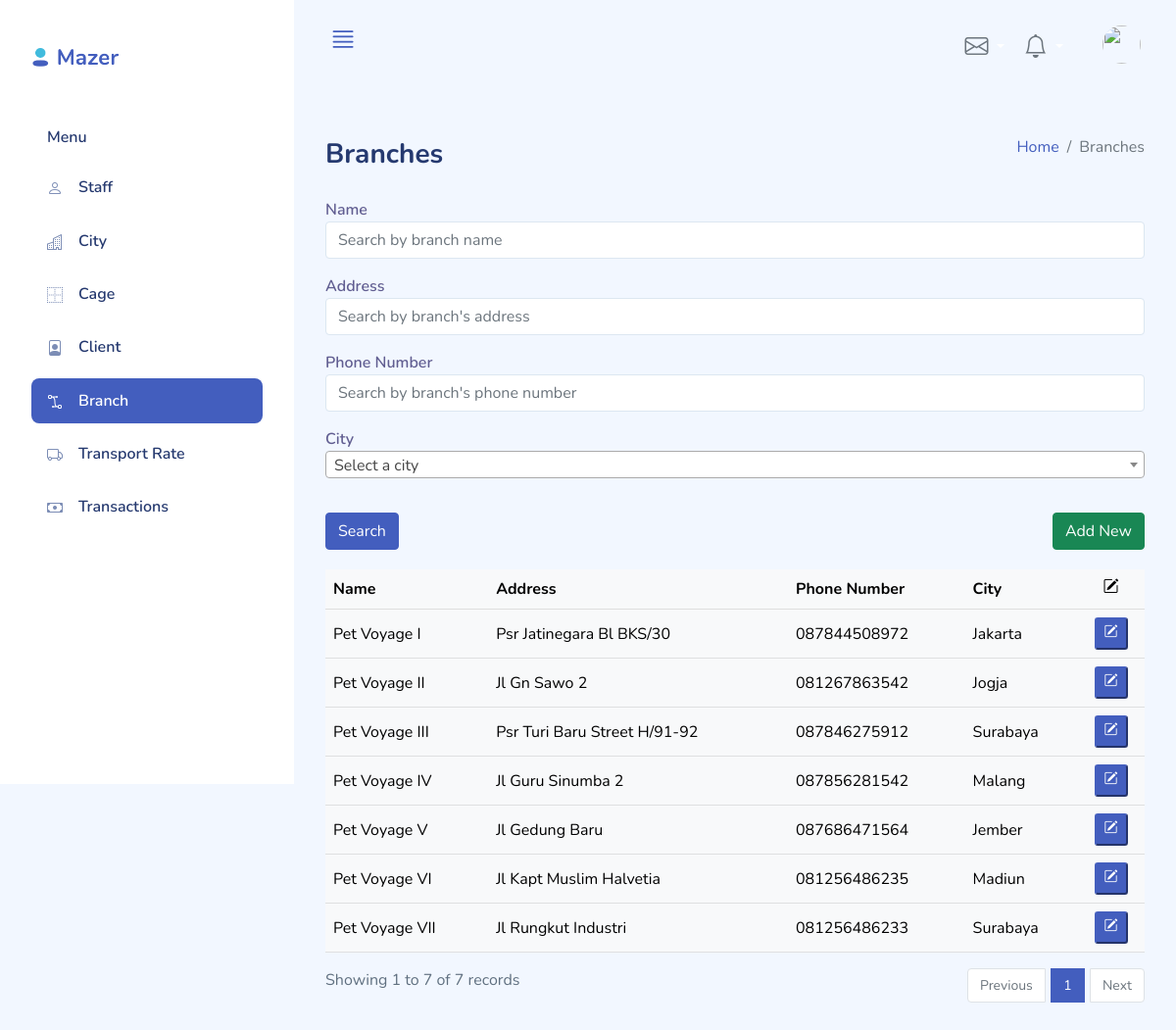
Page /index.php?page=branches_list (signed in) on the committed database.
### tables this page shows
CREATE TABLE `branch` (
  `Id` int(11) NOT NULL,
  `Name` varchar(45) NOT NULL,
  `Address` varchar(200) NOT NULL,
  `PhoneNumber` varchar(45) NOT NULL,
  `CityId` smallint(5) unsigned NOT NULL,
  `LastUpdateTime` timestamp NOT NULL DEFAULT current_timestamp(),
  `LastModifier` varchar(50) DEFAULT NULL,
  PRIMARY KEY (`Id`),
  KEY `fk_Branch_City1_idx` (`CityId`),
  KEY `fk_Branch_Staff1_idx` (`LastModifier`),
  CONSTRAINT `fk_Branch_City1` FOREIGN KEY (`CityId`) REFERENCES `city` (`Id`) ON DELETE NO ACTION ON UPDATE NO ACTION,
  CONSTRAINT `fk_Branch_Staff1` FOREIGN KEY (`LastModifier`) REFERENCES `staff` (`Id`) ON DELETE NO ACTION ON UPDATE NO ACTION
);

CREATE TABLE `city` (
  `Id` smallint(5) unsigned NOT NULL AUTO_INCREMENT,
  `Name` varchar(45) NOT NULL,
  `Province` varchar(255) NOT NULL,
  `LastUpdateTime` timestamp NOT NULL DEFAULT current_timestamp(),
  `LastModifier` varchar(50) DEFAULT NULL,
  PRIMARY KEY (`Id`),
  KEY `fk_City_Staff1_idx` (`LastModifier`),
  CONSTRAINT `fk_City_Staff1` FOREIGN KEY (`LastModifier`) REFERENCES `staff` (`Id`) ON DELETE NO ACTION ON UPDATE NO ACTION
);

### functions/sanitizers.php (called while the page is built, shortened)
<?php
    function sanitize($dbCon, $input, $type="string"){
        $input = mysqli_real_escape_string($dbCon, $input);
        switch($type){
            case "int":
                $sanitizedValue = $input;
                break;
        }
        return array($sanitizedValue, $input);
    }
?>

### config.php (called while the page is built, shortened)
<?php
$maxRows = 10;
?>

### classes/branch.php (called while the page is built, shortened)
<?php
if (file_exists('./config.php')){
    require_once('./config.php');
}
class Branch{
    private $dbCon;
    public function __construct($dbConnection){
        $this->dbCon = $dbConnection;
    }
    public function get_inner_join_data($column="*", $constraints="1",$limit=10){
        $q = "SELECT $column FROM branch b INNER JOIN city c ON b.CityId = c.Id WHERE $constraints LIMIT $limit";
        $resultSet = $this->dbCon->query($q);
        return $resultSet;
    }
}
?>

### pages/branches_list.php (the view, shortened to what this page needs)
<?php
require_once('./classes/branch.php');
$branch = new Branch($dbCon);
        ?>
        <?php
$pageNum = (isset($_GET["pageNum"]) && is_numeric($_GET["pageNum"])) ? $_GET["pageNum"] : 1;
list($pageNum, $validation_status) = sanitize($dbCon, $pageNum, "int");
?>
<div class="d-sm-flex align-items-center justify-content-between mb-4">
    <h1 class="h3 mb-0 text-gray-800">Branches</h1>
    <ol class="breadcrumb">
        <li class="breadcrumb-item"><a href="./">Home</a></li>
        <li class="breadcrumb-item active" aria_current="page">Branches</li>
    </ol>
</div>
<div class="row" style="padding-bottom:20px;">
    <div class="col-lg-12">
        <form method="GET" action="index.php">
            <div class="form-group mb-3">
                <label for="Name">Name</label>
                <input class="form-control mb-3" type="text" placeholder="Search by branch name" id="Name" name="Name" <?php if(!empty($_GET["Name"])) echo(" value='".$_GET["Name"])."'" ?>>
            </div>
            <div class="form-group mb-3">
                <label for="Address">Address</label>
                <input class="form-control mb-3" type="text" placeholder="Search by branch's address" id="Address" name="Address" <?php if(!empty($_GET["Address"])) echo(" value='".$_GET["Address"])."'" ?>>
            </div>
            <div class="form-group mb-3">
                <label for="PhoneNumber">Phone Number</label>
                <input class="form-control mb-3" type="text" placeholder="Search by branch's phone number" id="PhoneNumber" name="PhoneNumber" <?php if(!empty($_GET["PhoneNumber"])) echo(" value='".$_GET["PhoneNumber"])."'" ?>>
            </div>
            <div class="form-group">
                <label for="CityId">City</label>
            </div>
            <br>
            <div class="row">
                <div class="col-sm-6">
                    <button type="submit" class="btn btn-primary">Search</button>
                </div>
                <div class="col-sm-6" style="text-align:right;">
                    <a href="index.php?page=branch_detail&mode=insert"><button type="button" class="btn btn-success">Add New</button>
                    </a>
                </div>
            </div>
        </form>
    </div>
</div>
<div class="table-responsive">
    <table class="table table-light align-items-center table-flush table-hover">
        <thead class="thread-light">
            <tr>
                <th>Name</th>
                <th>Address</th>
                <th>Phone Number</th>
                <th>City</th>
                <th style="text-align: center;"><i class="bi bi-pencil-square"></i></th>
            </tr>
        </thead>
        <tbody>
            <?php
                $constraint="1";
                $pageStart = ($pageNum-1) * $maxRows;
                $columns = "b.Id as Id, b.Name as Name, b.Address as Address, b.PhoneNumber as PhoneNumber, c.Name as CityName";
                $limit= "$pageStart, $maxRows";
                $resultSet = $branch->get_inner_join_data($columns, $constraint, $limit);
                if ($resultSet){
                    while($row = $resultSet->fetch_array()){
                        echo("
                        <tr>
                        <td>".$row["Name"]."</td>
                        <td>".$row["Address"]."</td>
                        <td>".$row["PhoneNumber"]."</td>
                        <td>".$row["CityName"]."</td>
                        <td style='text-align: center;'><a href='index.php?page=branch_detail&mode=update&id=".$row["Id"]."'><button class='btn-sm btn-primary'><i class='bi bi-pencil-square'></i></button></a></td>
                        </tr>
                        ");
                    }
                }
            ?>
        </tbody>
    </table>
</div>
<?php
    $columns = "count(*) as totalRows";
    $resCount=$branch->get_inner_join_data($columns, $constraint);
    $rCount=$resCount->fetch_array();
    $totalRows = $rCount["totalRows"];
    $totalPages = ceil($totalRows/$maxRows);
?>
<div class="row">
    <div class="col-sm-4">
        <?php
            $pageEnd = min($totalRows,$pageStart + $maxRows);
            echo("Showing ".min($pageStart + 1, $pageEnd)." to ".$pageEnd." of ".$totalRows." records");
        ?>
    </div>
    <div class="col-sm-8">
        <nav>
            <ul class="pagination justify-content-end">
                <li class="page-item <?php if($pageNum<=1){ echo 'disabled';}?>">
                    <a class="page-link" href="<?php if($pageNum<=1){ echo '#';} else { echo "?page=branches_list&pageNum=" . ($pageNum-1);} ?>">Previous</a>
                </li>
                <?php for ($i=1; $i<=$totalPages;$i++){?>
                    <li class="page-item <?php if ($pageNum==$i) {echo 'active';}?>">
                        <a class="page-link" href="?page=branches_list&pageNum=<?php echo($i);?>"><?php echo($i);?></a>
                    </li>
                <?php }?>
                    <li class="page-item <?php if($pageNum>=$totalPages){ echo 'disabled';}?>">
                    <a class="page-link" href="<?php if($pageNum>=$totalPages){ echo '#';} else { echo "?page=branches_list&pageNum=" . ($pageNum + 1);}?>">Next</a>
                </li>
            </ul>
        </nav>
    </div>
</div>

### assets/css/app.css (style rules this page uses)
.btn.btn-danger,.btn.btn-info,.btn.btn-primary,.btn.btn-secondary,.btn.btn-success,.btn.btn-warning { color:#fff }
.form-group { margin-bottom:.7rem }
.form-group label { color:rgba(35,28,99,.7);font-weight:600 }
.page-item .page-link { font-size:.875rem }
.page-item:first-child { margin-right:.4rem }
.page-item:last-child { margin-left:.4rem }
.dataTable-table td,.dataTable-table thead th,.table td,.table thead th { vertical-align:middle }
.dataTable-table:not(.table-borderless) thead th,.table:not(.table-borderless) thead th { border-bottom:1px solid #dedede!important }
.bi { width:1rem;height:1rem }
a { text-decoration:none }

### rows in the picture
branch: Name "Pet Voyage I", Address "Psr Jatinegara Bl BKS/30", PhoneNumber "087844508972", CityId.Name "Jakarta"
branch: Name "Pet Voyage II", Address "Jl Gn Sawo 2", PhoneNumber "081267863542", CityId.Name "Jogja"
branch: Name "Pet Voyage III", Address "Psr Turi Baru Street H/91-92", PhoneNumber "087846275912", CityId.Name "Surabaya"
branch: Name "Pet Voyage IV", Address "Jl Guru Sinumba 2", PhoneNumber "087856281542", CityId.Name "Malang"
branch: Name "Pet Voyage V", Address "Jl Gedung Baru", PhoneNumber "087686471564", CityId.Name "Jember"
branch: Name "Pet Voyage VI", Address "Jl Kapt Muslim Halvetia", PhoneNumber "081256486235", CityId.Name "Madiun"
branch: Name "Pet Voyage VII", Address "Jl Rungkut Industri", PhoneNumber "081256486233", CityId.Name "Surabaya"

### other values in the picture
min($pageStart + 1, $pageEnd) "1"
$pageEnd "7"
$totalRows "7"
